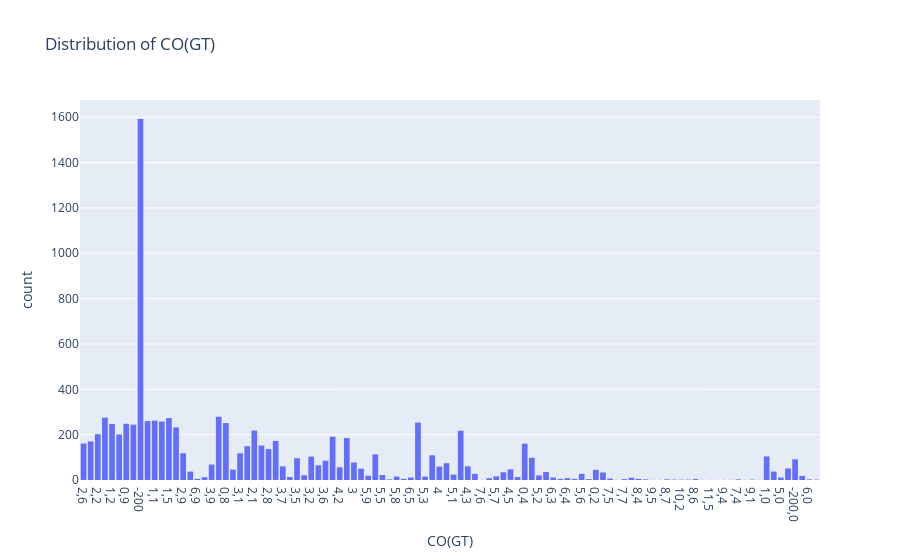
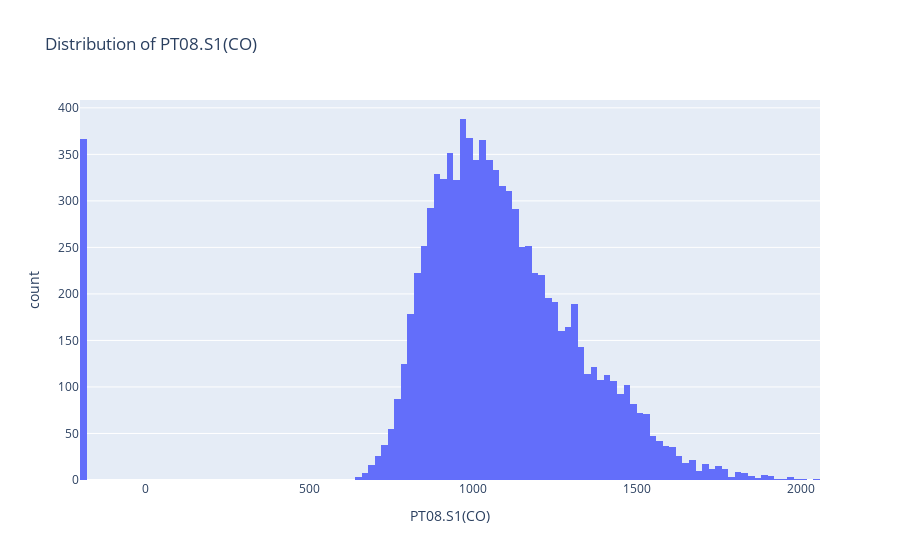
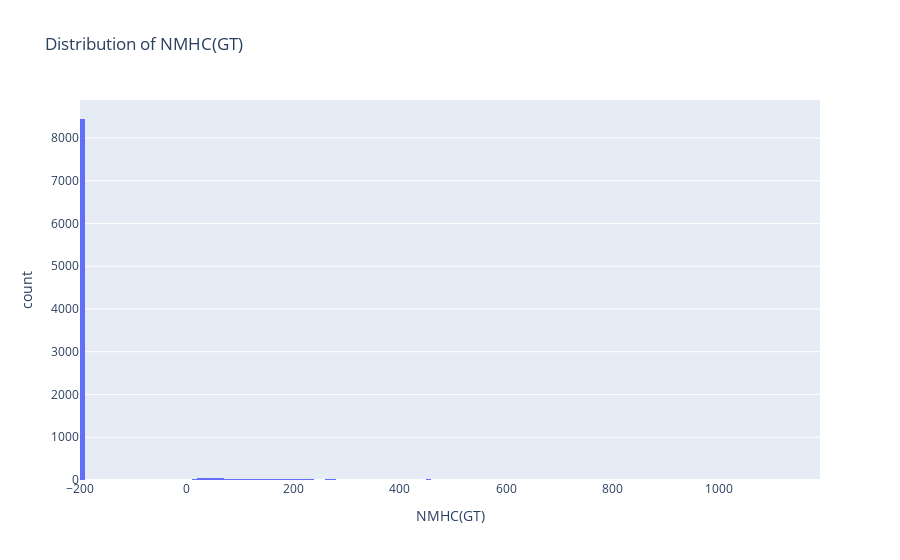

Here is the notebook cell these charts were saved with, in order:
### Markdown cell above
### 2.Check the distribution of each column and determine which probability distiribution it fits.

### Code cell
import pandas as pd
import plotly.express as px

# Load the dataset
data = pd.read_csv('AirQualityUCI.csv', delimiter=';')

# Remove the 'Date' and 'Time' columns
data = data.drop(['Date', 'Time'], axis=1)

# Visualize the distribution of each column using Plotly Express
fig = px.histogram(data, x='CO(GT)', title=f'Distribution of CO(GT)')
fig.show()

# Visualize the distribution of each column using Plotly Express
fig = px.histogram(data, x='PT08.S1(CO)', title=f'Distribution of PT08.S1(CO)')
fig.show()

# Visualize the distribution of each column using Plotly Express
fig = px.histogram(data, x='NMHC(GT)', title=f'Distribution of NMHC(GT)')
fig.show()

### Figure 1 — Plotly figure (JSON) as saved in the notebook; plotly's stock layout.template omitted (floating-point values rounded to 4 significant figures; data arrays with more than 128 entries replaced by an {"elided": "..."} marker saying what was removed)
{"data": [{"alignmentgroup": "True", "bingroup": "x", "hovertemplate": "CO(GT)=%{x}<br>count=%{y}<extra></extra>", "legendgroup": "", "marker": {"color": "#636efa", "pattern": {"shape": ""}}, "name": "", "offsetgroup": "", "orientation": "v", "showlegend": false, "type": "histogram", "x": {"elided": "9471 str values"}, "xaxis": "x", "yaxis": "y"}], "layout": {"barmode": "relative", "legend": {"tracegroupgap": 0}, "title": {"text": "Distribution of CO(GT)"}, "xaxis": {"anchor": "y", "domain": [0, 1], "title": {"text": "CO(GT)"}}, "yaxis": {"anchor": "x", "domain": [0, 1], "title": {"text": "count"}}}}

### Figure 2 — Plotly figure (JSON) as saved in the notebook; plotly's stock layout.template omitted (floating-point values rounded to 4 significant figures; data arrays with more than 128 entries replaced by an {"elided": "..."} marker saying what was removed)
{"data": [{"alignmentgroup": "True", "bingroup": "x", "hovertemplate": "PT08.S1(CO)=%{x}<br>count=%{y}<extra></extra>", "legendgroup": "", "marker": {"color": "#636efa", "pattern": {"shape": ""}}, "name": "", "offsetgroup": "", "orientation": "v", "showlegend": false, "type": "histogram", "x": {"elided": "9471 int values"}, "xaxis": "x", "yaxis": "y"}], "layout": {"barmode": "relative", "legend": {"tracegroupgap": 0}, "title": {"text": "Distribution of PT08.S1(CO)"}, "xaxis": {"anchor": "y", "domain": [0, 1], "title": {"text": "PT08.S1(CO)"}}, "yaxis": {"anchor": "x", "domain": [0, 1], "title": {"text": "count"}}}}

### Figure 3 — Plotly figure (JSON) as saved in the notebook; plotly's stock layout.template omitted (floating-point values rounded to 4 significant figures; data arrays with more than 128 entries replaced by an {"elided": "..."} marker saying what was removed)
{"data": [{"alignmentgroup": "True", "bingroup": "x", "hovertemplate": "NMHC(GT)=%{x}<br>count=%{y}<extra></extra>", "legendgroup": "", "marker": {"color": "#636efa", "pattern": {"shape": ""}}, "name": "", "offsetgroup": "", "orientation": "v", "showlegend": false, "type": "histogram", "x": {"elided": "9471 int values"}, "xaxis": "x", "yaxis": "y"}], "layout": {"barmode": "relative", "legend": {"tracegroupgap": 0}, "title": {"text": "Distribution of NMHC(GT)"}, "xaxis": {"anchor": "y", "domain": [0, 1], "title": {"text": "NMHC(GT)"}}, "yaxis": {"anchor": "x", "domain": [0, 1], "title": {"text": "count"}}}}
